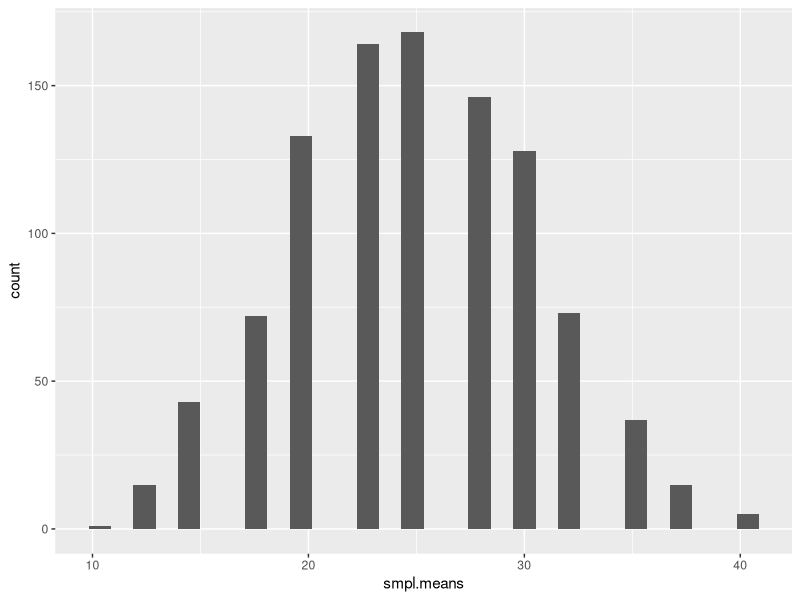
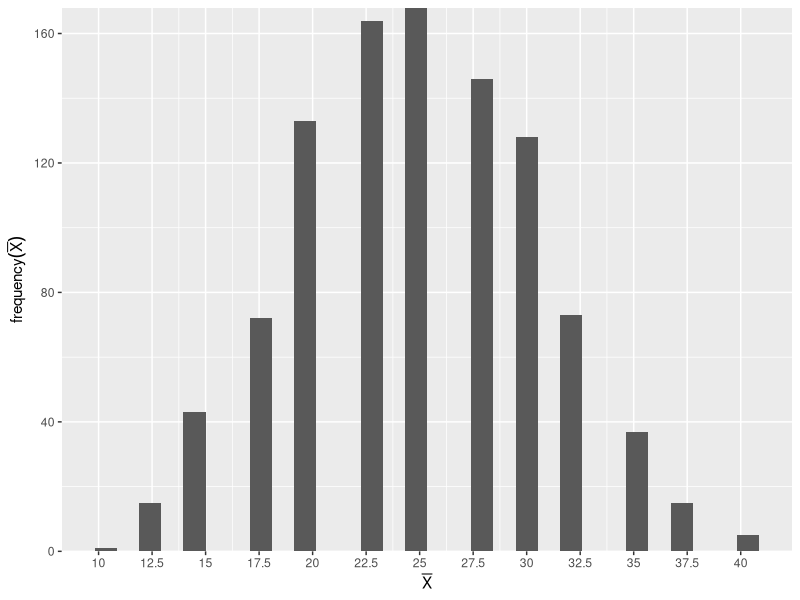

Recreate these plots in R, in order.
## ---- chunk 1
knitr::opts_chunk$set(echo = TRUE)
## ---- chunk 2
library(ggplot2)

#population
values <- c( 10,20,30,40)
#probabilities
probabilities <- c( 1/4, 1/4, 1/4, 1/4)
#store sample means
smpl.means <- NULL

set.seed( 123)

for( i in 1: 1000)
{ 
  #generate sample
  smpl <- sample( x = values, prob = probabilities, size = 4, replace = TRUE) 
  #append to vector - mean of the above sample
  smpl.means <- append( smpl.means, mean( smpl)) 
}

#Histogram - Normal distribution
ggplot( NULL, aes( x = smpl.means)) + 
  geom_histogram()

#unique values - for x-axis labeling
m.values <-round( unique( smpl.means), 2)


ggplot( NULL, aes( x = smpl.means)) + 
  geom_histogram() + 
  scale_x_continuous( breaks = m.values, label = m.values) + 
  scale_y_continuous( expand = c( 0,0)) + 
  labs( x = expression( bar( X)), y = expression (frequency( bar( X))))


